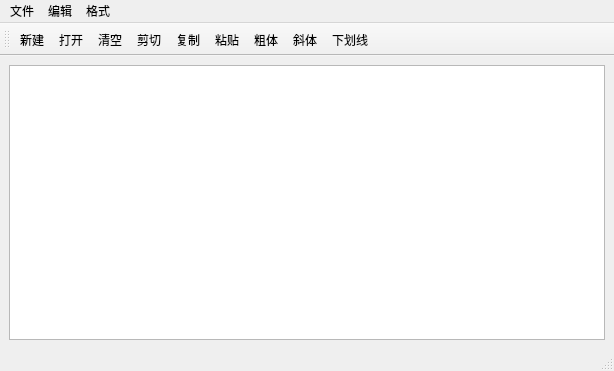
<?xml version="1.0" encoding="UTF-8"?>
<ui version="4.0">
 <class>QWMainWind</class>
 <widget class="QMainWindow" name="QWMainWind">
  <property name="geometry">
   <rect>
    <x>0</x>
    <y>0</y>
    <width>614</width>
    <height>371</height>
   </rect>
  </property>
  <property name="windowTitle">
   <string>QWMainWind</string>
  </property>
  <widget class="QWidget" name="centralwidget">
   <layout class="QVBoxLayout" name="verticalLayout">
    <item>
     <widget class="QTextEdit" name="textEdit"/>
    </item>
   </layout>
  </widget>
  <widget class="QMenuBar" name="menubar">
   <property name="geometry">
    <rect>
     <x>0</x>
     <y>0</y>
     <width>614</width>
     <height>22</height>
    </rect>
   </property>
   <widget class="QMenu" name="menu">
    <property name="title">
     <string>编辑</string>
    </property>
    <addaction name="actCut"/>
    <addaction name="actCopy"/>
    <addaction name="actPaste"/>
    <addaction name="separator"/>
    <addaction name="actClear"/>
   </widget>
   <widget class="QMenu" name="menu_2">
    <property name="title">
     <string>格式</string>
    </property>
    <addaction name="actFontBold"/>
    <addaction name="actFontItalic"/>
    <addaction name="actFontUnder"/>
    <addaction name="separator"/>
    <addaction name="actToolbarLab"/>
   </widget>
   <widget class="QMenu" name="menu_3">
    <property name="title">
     <string>文件</string>
    </property>
    <addaction name="actNew"/>
    <addaction name="actOpen"/>
    <addaction name="separator"/>
    <addaction name="actClose"/>
   </widget>
   <addaction name="menu_3"/>
   <addaction name="menu"/>
   <addaction name="menu_2"/>
  </widget>
  <widget class="QStatusBar" name="statusbar"/>
  <widget class="QToolBar" name="toolBar">
   <property name="windowTitle">
    <string>toolBar</string>
   </property>
   <attribute name="toolBarArea">
    <enum>TopToolBarArea</enum>
   </attribute>
   <attribute name="toolBarBreak">
    <bool>false</bool>
   </attribute>
   <addaction name="actNew"/>
   <addaction name="actOpen"/>
   <addaction name="actClear"/>
   <addaction name="actCut"/>
   <addaction name="actCopy"/>
   <addaction name="actPaste"/>
   <addaction name="actFontBold"/>
   <addaction name="actFontItalic"/>
   <addaction name="actFontUnder"/>
  </widget>
  <action name="actCut">
   <property name="icon">
    <iconset resource="res.qrc">
     <normaloff>:/images/images/cut.bmp</normaloff>:/images/images/cut.bmp</iconset>
   </property>
   <property name="text">
    <string>剪切</string>
   </property>
   <property name="toolTip">
    <string>剪切</string>
   </property>
  </action>
  <action name="actCopy">
   <property name="icon">
    <iconset resource="res.qrc">
     <normaloff>:/images/images/120.bmp</normaloff>:/images/images/120.bmp</iconset>
   </property>
   <property name="text">
    <string>复制</string>
   </property>
   <property name="toolTip">
    <string>复制</string>
   </property>
  </action>
  <action name="actPaste">
   <property name="icon">
    <iconset resource="res.qrc">
     <normaloff>:/images/images/paste.bmp</normaloff>:/images/images/paste.bmp</iconset>
   </property>
   <property name="text">
    <string>粘贴</string>
   </property>
   <property name="toolTip">
    <string>粘贴</string>
   </property>
  </action>
  <action name="actFontBold">
   <property name="icon">
    <iconset resource="res.qrc">
     <normaloff>:/images/images/BLD.BMP</normaloff>:/images/images/BLD.BMP</iconset>
   </property>
   <property name="text">
    <string>粗体</string>
   </property>
   <property name="toolTip">
    <string>粗体</string>
   </property>
  </action>
  <action name="actFontItalic">
   <property name="icon">
    <iconset resource="res.qrc">
     <normaloff>:/images/images/ITL.BMP</normaloff>:/images/images/ITL.BMP</iconset>
   </property>
   <property name="text">
    <string>斜体</string>
   </property>
   <property name="toolTip">
    <string>斜体</string>
   </property>
  </action>
  <action name="actFontUnder">
   <property name="icon">
    <iconset resource="res.qrc">
     <normaloff>:/images/images/UNDRLN.BMP</normaloff>:/images/images/UNDRLN.BMP</iconset>
   </property>
   <property name="text">
    <string>下划线</string>
   </property>
   <property name="toolTip">
    <string>下划线</string>
   </property>
  </action>
  <action name="actClose">
   <property name="icon">
    <iconset resource="res.qrc">
     <normaloff>:/images/images/exit.bmp</normaloff>:/images/images/exit.bmp</iconset>
   </property>
   <property name="text">
    <string>退出</string>
   </property>
   <property name="toolTip">
    <string>退出</string>
   </property>
  </action>
  <action name="actOpen">
   <property name="icon">
    <iconset resource="res.qrc">
     <normaloff>:/images/images/open3.bmp</normaloff>:/images/images/open3.bmp</iconset>
   </property>
   <property name="text">
    <string>打开</string>
   </property>
   <property name="toolTip">
    <string>打开</string>
   </property>
  </action>
  <action name="actClear">
   <property name="icon">
    <iconset resource="res.qrc">
     <normaloff>:/images/images/103.bmp</normaloff>:/images/images/103.bmp</iconset>
   </property>
   <property name="text">
    <string>清空</string>
   </property>
   <property name="toolTip">
    <string>清空</string>
   </property>
  </action>
  <action name="actFont">
   <property name="icon">
    <iconset resource="res.qrc">
     <normaloff>:/images/images/20.ico</normaloff>:/images/images/20.ico</iconset>
   </property>
   <property name="text">
    <string>字体</string>
   </property>
   <property name="toolTip">
    <string>字体</string>
   </property>
  </action>
  <action name="actNew">
   <property name="icon">
    <iconset resource="res.qrc">
     <normaloff>:/images/images/new2.bmp</normaloff>:/images/images/new2.bmp</iconset>
   </property>
   <property name="text">
    <string>新建</string>
   </property>
   <property name="toolTip">
    <string>新建</string>
   </property>
  </action>
  <action name="actToolbarLab">
   <property name="text">
    <string>显示工具栏文字标签</string>
   </property>
   <property name="toolTip">
    <string>显示工具栏文字标签</string>
   </property>
  </action>
 </widget>
 <resources>
  <include location="res.qrc"/>
 </resources>
 <connections/>
</ui>
